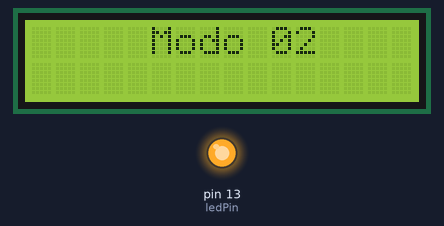
Bench run of a sketch on a simulated Arduino Uno, built with avr-gcc and run on an emulated ATmega328P. Parts: 16×2 character LCD, output pins drawn as LEDs (lit = HIGH).

Above: at 0.1 s.
At 2.3 s:
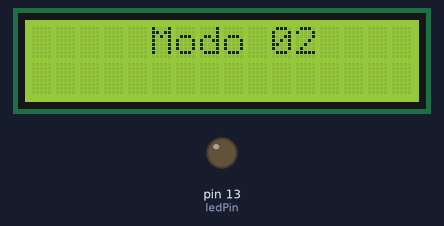
Timing chart, 0 to 130.0 s (numbered marks = the images above):
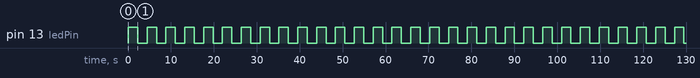

Measured:
- by itself, pin 13 (ledPin): alternates HIGH for 2.2 s and LOW for 2.2 s

The sketch:

Modo2.ino
```cpp
// Rafael Moreira C de Souza - 23333
// Marcelo Manzo             - 23326
// 2: 2s On / 2s Off

#include <LiquidCrystal.h>

LiquidCrystal lcd(12, 11, 5, 4, 3, 2);
int ledPin = 13;

void setup()
{
  lcd.begin(16, 2);
  pinMode(ledPin, OUTPUT);

  // Configuração do timer1
  TCCR1A = 0;                        //confira timer para operação normal pinos OC1A e OC1B desconectados
  TCCR1B = 0;                        //limpa registrador
  TCCR1B |= (1<<CS10)|(1 << CS12);   // configura prescaler para 1024: CS12 = 1 e CS10 = 1

  TCNT1 = 0x7A12;

  TIMSK1 |= (1 << TOIE1);           // habilita a interrupção do TIMER1
}

void loop() {
  lcd.clear();
  lcd.setCursor(5, 0);
  lcd.print("Modo 02");
  delay(1000);
}

ISR(TIMER1_OVF_vect)                              //interrupção do TIMER1
{
  TCNT1 = 0x7A12;                 // Renicia TIMER
  digitalWrite(ledPin, digitalRead(ledPin) ^ 1); //inverte estado do led
}
```
